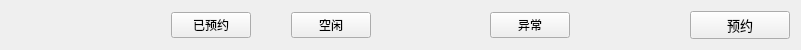
            <widget class="QWidget" name="layoutWidget_5">
             <property name="geometry">
              <rect>
               <x>180</x>
               <y>10</y>
               <width>801</width>
               <height>32</height>
              </rect>
             </property>
             <layout class="QHBoxLayout" name="horizontalLayout_11">
              <property name="spacing">
               <number>40</number>
              </property>
              <item>
               <spacer name="horizontalSpacer_18">
                <property name="orientation">
                 <enum>Qt::Horizontal</enum>
                </property>
                <property name="sizeHint" stdset="0">
                 <size>
                  <width>40</width>
                  <height>20</height>
                 </size>
                </property>
               </spacer>
              </item>
              <item>
               <spacer name="horizontalSpacer_19">
                <property name="orientation">
                 <enum>Qt::Horizontal</enum>
                </property>
                <property name="sizeHint" stdset="0">
                 <size>
                  <width>40</width>
                  <height>20</height>
                 </size>
                </property>
               </spacer>
              </item>
              <item>
               <widget class="QPushButton" name="pushButton_10">
                <property name="text">
                 <string>已预约</string>
                </property>
               </widget>
              </item>
              <item>
               <widget class="QPushButton" name="pushButton_11">
                <property name="text">
                 <string>空闲</string>
                </property>
               </widget>
              </item>
              <item>
               <spacer name="horizontalSpacer_20">
                <property name="orientation">
                 <enum>Qt::Horizontal</enum>
                </property>
                <property name="sizeHint" stdset="0">
                 <size>
                  <width>40</width>
                  <height>20</height>
                 </size>
                </property>
               </spacer>
              </item>
              <item>
               <widget class="QPushButton" name="pushButton_12">
                <property name="text">
                 <string>异常</string>
                </property>
               </widget>
              </item>
              <item>
               <spacer name="horizontalSpacer_21">
                <property name="orientation">
                 <enum>Qt::Horizontal</enum>
                </property>
                <property name="sizeHint" stdset="0">
                 <size>
                  <width>40</width>
                  <height>20</height>
                 </size>
                </property>
               </spacer>
              </item>
              <item>
               <widget class="QPushButton" name="btn_main_item_17">
                <property name="minimumSize">
                 <size>
                  <width>100</width>
                  <height>0</height>
                 </size>
                </property>
                <property name="maximumSize">
                 <size>
                  <width>100</width>
                  <height>30</height>
                 </size>
                </property>
                <property name="font">
                 <font>
                  <family>AdLib WGL4 BT</family>
                  <pointsize>10</pointsize>
                  <weight>50</weight>
                  <italic>false</italic>
                  <bold>false</bold>
                 </font>
                </property>
                <property name="styleSheet">
                 <string notr="true">font: 10pt &quot;AdLib WGL4 BT&quot;;</string>
                </property>
                <property name="text">
                 <string>预约</string>
                </property>
               </widget>
              </item>
             </layout>
            </widget>
